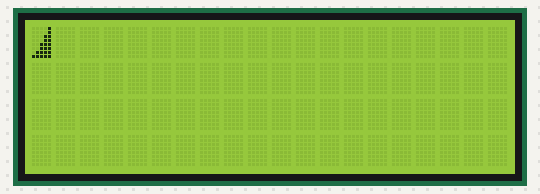
Simulated run of this sketch. Board: Arduino Uno, built with avr-gcc and run on an emulated ATmega328P. Parts: 20×4 character LCD.

Above: at 0.1 s.

The sketch:

GPS_HDOP_LCD_Characters.ino
```cpp
/*
Bar Graph
*/

#include <LiquidCrystal.h>

//constants for the number of rows and columns in the LCD
const int numRows = 4;
const int numCols = 20;

int count;

//initialize the library with the numbers of the interface pins
LiquidCrystal lcd (12, 11, 7, 6, 5, 4);

// array of bits defining pixels for 8 custom characters
// ones and zeros indicate if a pixel is on or off

byte nil[8] = {B00000, B00000, B00000, B00000, B00000, B00000, B00000, B00000};
byte high[8] = {B00001, B00001, B00011, B00011, B00111, B00111, B01111, B11111};
byte medHigh[8] = {B00000, B00000, B00010, B00010, B00110, B00110, B01110, B11110};
byte medLow[8] = {B00000, B00000, B00000, B00000, B00100, B00100, B01100, B11100};
byte low[8] = {B00000, B00000, B00000, B00000, B00000, B00000, B01000, B11000};

void setup()
{
  lcd.begin(numCols, numRows);
  createChars();
}

void loop()
{
lcd.write(1);
delay(2000);
lcd.clear();
}

void createChars()
{
  lcd.createChar(0, nil);
  lcd.createChar(1, high);
  lcd.createChar(2, medHigh);
  lcd.createChar(3, medLow);
  lcd.createChar(4, low);
  lcd.clear();
}
```
